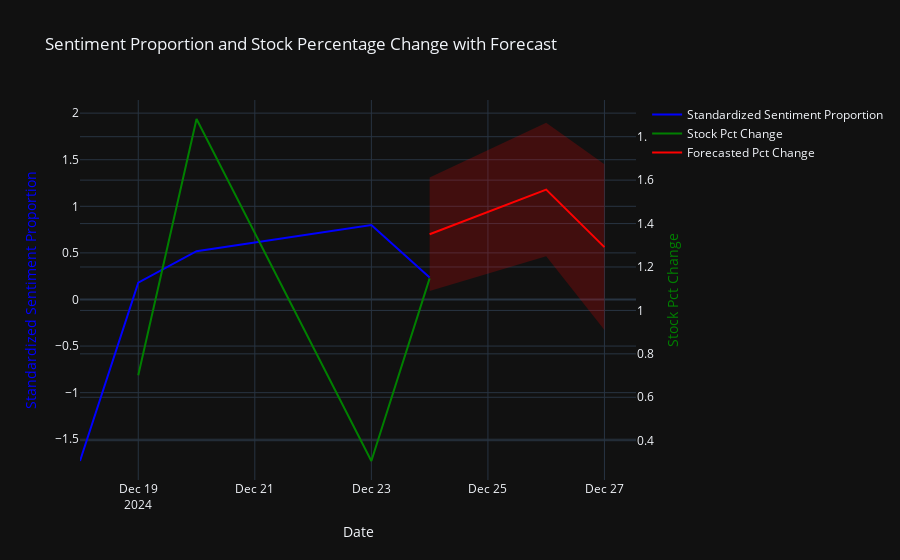

Notebook cell for this chart:
### Code cell
# Creamos el grafico
create_plot(combined_df=combined_df, forecast_mean=forecast_mean, forecast_ci=forecast_ci, forecast_index=forecast_index)

### Figure 1 — Plotly figure (JSON) as saved in the notebook; plotly's stock layout.template omitted (floating-point values rounded to 4 significant figures)
{"data": [{"line": {"color": "blue"}, "mode": "lines", "name": "Standardized Sentiment Proportion", "type": "scatter", "x": ["2024-12-18T00:00:00", "2024-12-19T00:00:00", "2024-12-20T00:00:00", "2024-12-23T00:00:00", "2024-12-24T00:00:00"], "y": [-1.733, 0.1801, 0.5178, 0.7992, 0.2364]}, {"line": {"color": "green"}, "mode": "lines", "name": "Stock Pct Change", "type": "scatter", "x": ["2024-12-18T00:00:00", "2024-12-19T00:00:00", "2024-12-20T00:00:00", "2024-12-23T00:00:00", "2024-12-24T00:00:00"], "y": [null, 0.7015, 1.882, 0.3065, 1.148], "yaxis": "y2"}, {"line": {"color": "red"}, "mode": "lines", "name": "Forecasted Pct Change", "type": "scatter", "x": ["2024-12-24T00:00:00", "2024-12-26T00:00:00", "2024-12-27T00:00:00"], "y": [0.6996, 1.18, 0.562]}, {"fill": "toself", "fillcolor": "rgba(255,0,0,0.2)", "hoverinfo": "skip", "line": {"color": "rgba(255,255,255,0)"}, "showlegend": false, "type": "scatter", "x": ["2024-12-24T00:00:00", "2024-12-26T00:00:00", "2024-12-27T00:00:00", "2024-12-27T00:00:00", "2024-12-26T00:00:00", "2024-12-24T00:00:00"], "y": [0.09119, 0.4631, -0.3264, 1.45, 1.897, 1.308]}], "layout": {"title": {"text": "Sentiment Proportion and Stock Percentage Change with Forecast"}, "xaxis": {"title": {"text": "Date"}}, "yaxis": {"title": {"font": {"color": "blue"}, "text": "Standardized Sentiment Proportion"}}, "yaxis2": {"overlaying": "y", "side": "right", "title": {"font": {"color": "green"}, "text": "Stock Pct Change"}}}}
